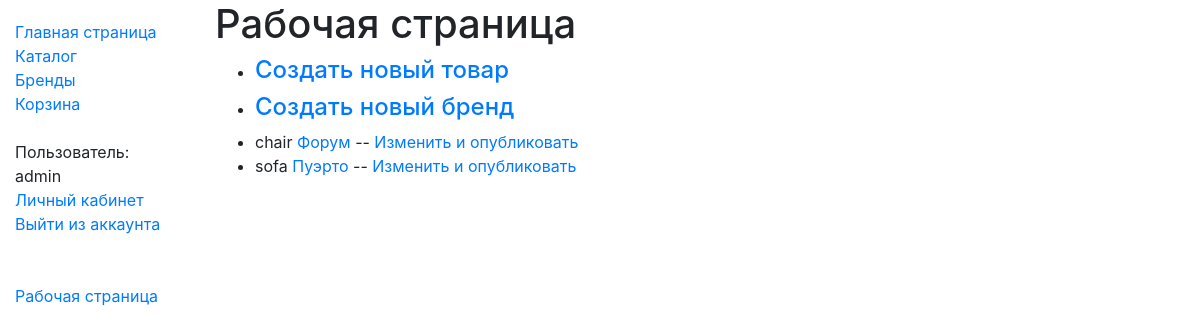
Page /catalog/workers_page/ (signed in) on the committed database.
### catalog/models.py (models this page shows, shortened)
class Furniture(models.Model):
    name = models.CharField(max_length=200)
    brand = models.ForeignKey('Brand', on_delete=models.SET_NULL, null=True)
    description = models.TextField(max_length=1000, help_text="Описание продукта")
    isbn = models.CharField('ISBN', max_length=13,
                            help_text='13 Character <a href="https://www.isbn-international.org/content/what-isbn">ISBN number</a>')
    type = models.ManyToManyField(Type, help_text="Выберите тип продукта")
    published = models.BooleanField(default=False, help_text="Опубликовано")
    image = models.CharField(max_length=500, help_text="Изображение продукта", null=True)
    price = models.DecimalField(max_digits=6, decimal_places=2, default=1000.20)
    def get_absolute_url(self):
        return reverse('furniture-detail', args=[str(self.id)])
    def display_type(self):
        return ', '.join(type.name for type in self.type.all()[:3])
    display_type.short_description = 'type'
    class Meta:
        ordering = ['brand']

class Type(models.Model):
    name = models.CharField(max_length=200, help_text="Enter the product type")
    def __str__(self):
        return self.name

### catalog/views.py (the view)
# urls.py: path('workers_page/', views.WorkersPageListView.as_view(), name='workers-page'),
class WorkersPageListView(PermissionRequiredMixin, generic.ListView):
    model = Furniture
    template_name = 'catalog/workers_page.html'
    permission_required = ('catalog.worker',)
    def get_queryset(self):
        return Furniture.objects.filter(published=False)

### catalog/templates/catalog/workers_page.html
{% extends "base_generic.html" %}
{% block content %}
    <h1>Рабочая страница</h1>
    {% if furniture_list %}
    <ul>
        <li><h4> <a href="{% url 'furniture-create' %}"> Создать новый товар </a> </h4></li>
        <li><h4> <a href="{% url 'brand-create' %}"> Создать новый бренд </a> </h4></li>
      {% for furniture in furniture_list %}
      <li>
          {{furniture.type.first}}
          <a href="{{ furniture.get_absolute_url }}">{{furniture.name}}</a>
          {% if perms.catalog.worker %}
           -- <a href="{% url 'furniture-update' furniture.id %}"> Изменить и опубликовать</a>
          {% endif %}
      </li>
      {% endfor %}
    </ul>
    {% else %}
      <p>Нет товаров на проверку!</p>
    {% endif %}
{% endblock %}

### catalog/templates/base_generic.html (shortened to what this page needs)
<!DOCTYPE html>
<html lang="en">
<head>
  <link rel="stylesheet" href="https://cdn.jsdelivr.net/npm/bootstrap@4.5.3/dist/css/bootstrap.min.css">
  {% load static %}
  <link rel="stylesheet" href="{% static 'css/styles.css' %}">
</head>
<body>
  <div class="container-fluid">
    <div class="row">
      <div class="col-sm-2"  >
      {% block sidebar %}
        <ul class="sidebar-nav" style="width:250px;">
            <li><a href="{% url 'index' %}">Главная страница</a></li>
            <li><a href="{% url 'furniture' %}">Каталог</a></li>
            <li><a href="{% url 'brand' %}">Бренды</a></li>
            {% if user.is_authenticated %}
            <li><a href="{% url 'basket' %}">Корзина</a></li>
            {% endif %}
            <br>
            {% if user.is_authenticated %}
                <li>Пользователь: <br>
                    {% if user.first_name and user.last_name %}
                        {{ user.first_name }} {{ user.last_name }}
                    {% else %}
                        {{ user.get_username }}
                    {% endif %}
                </li>
                <li><a href="{% url 'my-account' %}">Личный кабинет</a></li>
                <li><a href="{% url 'logout'%}?next={{request.path}}">Выйти из аккаунта</a></li>
            {% else %}
                <li><a href="{% url 'login'%}?next={{request.path}}">Войти в аккаунт</a></li>
            {% endif %}
            <br><br>
            {% if perms.catalog.worker%}
                <li><a href="{% url 'workers-page' %}"> Рабочая страница </a> </li>
            {% endif %}
        </ul>
     {% endblock %}
      </div>
      <div class="col-sm-10">{% block content %}{% endblock %}
      </div>
    </div>
  </div>
</body>
</html>

### catalog/static/css/styles.css (style rules this page uses)
.sidebar-nav { margin-top: 20px; padding: 0; list-style: none; }

### rows in the picture
Furniture: type.first "chair", name "Форум"
Furniture: type.first "sofa", name "Пуэрто"

### other values in the picture
{{ user.get_username }} "admin"
